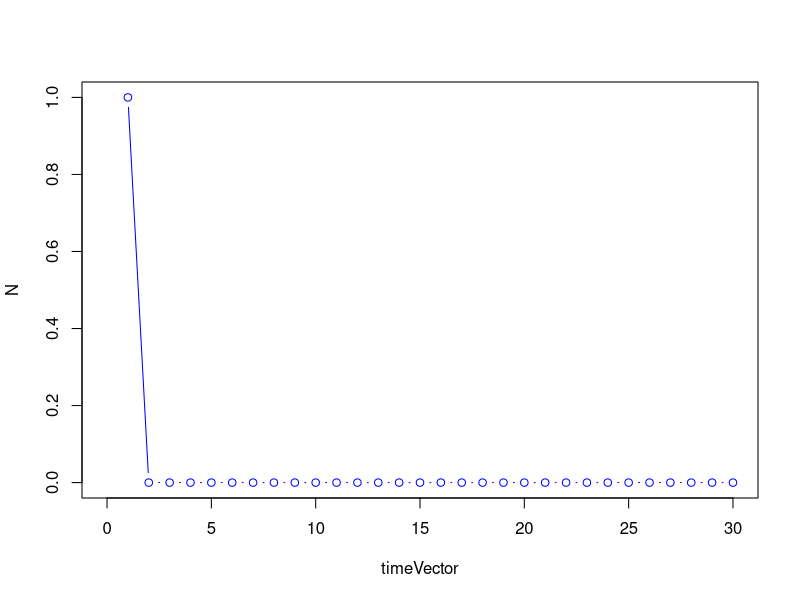

This chart was generated by the following R code:
# parameters
r=0.99
timeSteps = 30

# vector where population values will be stored
N=numeric(length=timeSteps)

# initial condition
N[1]=1

# use formula to calculate population at each time step
for(i in 2:timeSteps)
{
  N[i]=r*(1-N[i-1])*N[i-1]
}

# plot population N vs generation k
timeVector=seq(1,timeSteps,1)
plot(timeVector,N,type='b',col='blue',xlim=c(0,timeSteps),c(0,1))